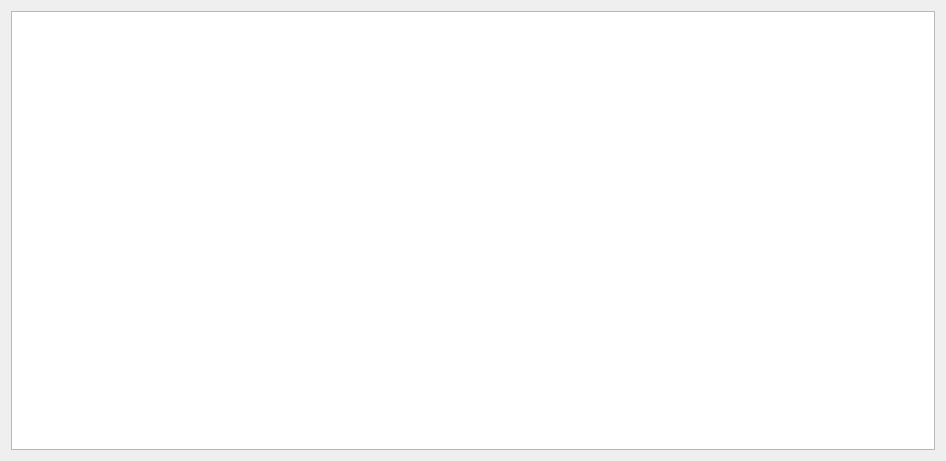
<?xml version="1.0" encoding="UTF-8"?>
<ui version="4.0">
 <class>Form</class>
 <widget class="QWidget" name="Form">
  <property name="geometry">
   <rect>
    <x>0</x>
    <y>0</y>
    <width>946</width>
    <height>461</height>
   </rect>
  </property>
  <property name="minimumSize">
   <size>
    <width>946</width>
    <height>461</height>
   </size>
  </property>
  <property name="maximumSize">
   <size>
    <width>16777215</width>
    <height>16777215</height>
   </size>
  </property>
  <property name="windowTitle">
   <string>Form</string>
  </property>
  <property name="styleSheet">
   <string notr="true">#Form{
	background-image: url(:/imgs/imgs/WhatsApp Image 2023-05-11 at 14.12.52.jpg);

}
#textBrowser{
	background-image: url(:/imgs/imgs/WhatsApp Image 2023-05-11 at 14.12.52.jpg);
	color: rgba(255, 255, 255, 180)
}</string>
  </property>
  <layout class="QGridLayout" name="gridLayout">
   <item row="0" column="0">
    <widget class="QTextBrowser" name="textBrowser">
     <property name="font">
      <font>
       <pointsize>10</pointsize>
       <weight>75</weight>
       <bold>true</bold>
      </font>
     </property>
     <property name="styleSheet">
      <string notr="true"/>
     </property>
    </widget>
   </item>
  </layout>
 </widget>
 <resources>
  <include location="resources.qrc"/>
 </resources>
 <connections/>
</ui>
